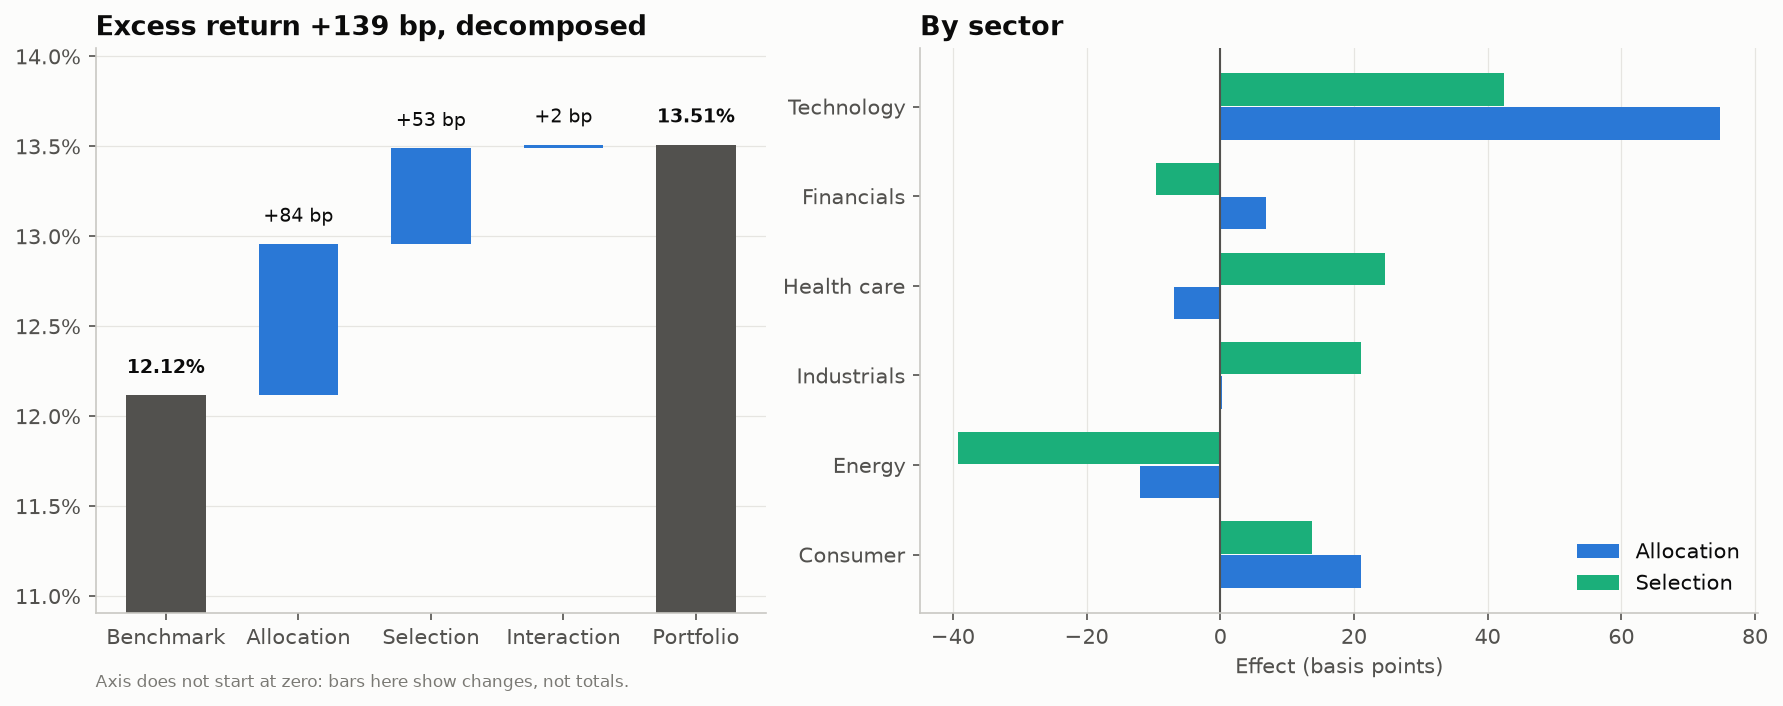

Recreate this plot in Python.
"""
Performance Attribution (Brinson)  -  family: Finance & investment

DESIGN PURPOSE
Decomposes a portfolio's excess return over its benchmark into allocation
(over- or under-weighting sectors), selection (picking better or worse
securities within sectors) and interaction effects, using the Brinson-Fachler
model. A waterfall walks from the benchmark return to the portfolio return; a
second panel shows the effects by sector, so you can see which decisions added
or cost value.

WHEN TO USE
  - Explain why a fund beat or lagged its benchmark over a period
  - Separate the value of sector calls from stock picking
  - Report to investment committees or clients

AVOID WHEN
  - Multi-period attribution without a proper linking method (effects do not
    simply add across periods)
  - Strategies that are not managed by sector weights (use factor attribution
    instead)

ALTERNATIVES
  - Factor exposure / factor attribution chart
  - Table of contribution to return by holding

EXAMPLE
A simulated one-year attribution for a fund with six sectors against its
benchmark. Not investment advice.

NOTE: Educational examples with simulated or historical data. Not investment
advice; past performance does not predict future returns.

Run:  python brinson_attribution.py
"""
import sys
from pathlib import Path

import numpy as np
import pandas as pd
import matplotlib.pyplot as plt

# Library style: categorical colors in fixed order, recessive axes, hairline grid.
PALETTE = ["#2a78d6", "#eb6834", "#1baf7a", "#eda100",
           "#e87ba4", "#008300", "#6250d6", "#e34948"]
SEQ_CMAP = "Blues"      # sequential: one hue, light -> dark
DIV_CMAP = "RdBu_r"     # diverging: two opposite hues, neutral midpoint
GRAY = "#b8b7b1"        # de-emphasised marks
plt.rcParams.update({
    "figure.figsize": (8, 4.8), "figure.dpi": 110, "figure.facecolor": "#fcfcfb",
    "axes.facecolor": "#fcfcfb", "axes.edgecolor": "#c9c8c3", "axes.linewidth": 0.8,
    "axes.spines.top": False, "axes.spines.right": False,
    "axes.grid": True, "grid.color": "#e6e5e1", "grid.linewidth": 0.6, "axes.axisbelow": True,
    "axes.prop_cycle": plt.cycler(color=PALETTE),
    "axes.titlesize": 13, "axes.titleweight": "bold", "axes.titlelocation": "left",
    "axes.labelcolor": "#52514e", "xtick.color": "#52514e", "ytick.color": "#52514e",
    "text.color": "#0b0b0b", "font.size": 10, "lines.linewidth": 2,
    "legend.frameon": False,
})

# --- Example data ------------------------------------------------------------
sectors = ["Technology", "Financials", "Health care", "Industrials", "Energy", "Consumer"]
df = pd.DataFrame({
    "w_p": [0.32, 0.12, 0.14, 0.14, 0.10, 0.18],    # portfolio weights
    "w_b": [0.25, 0.16, 0.13, 0.15, 0.08, 0.23],    # benchmark weights
    "r_p": [0.245, 0.098, 0.071, 0.132, 0.012, 0.085],   # portfolio sector returns
    "r_b": [0.228, 0.104, 0.052, 0.118, 0.061, 0.079],   # benchmark sector returns
}, index=sectors)
df

# --- Plot --------------------------------------------------------------------
R_b, R_p = (df.w_b * df.r_b).sum(), (df.w_p * df.r_p).sum()
df["allocation"] = (df.w_p - df.w_b) * (df.r_b - R_b)
df["selection"] = df.w_b * (df.r_p - df.r_b)
df["interaction"] = (df.w_p - df.w_b) * (df.r_p - df.r_b)
effects = df[["allocation", "selection", "interaction"]].sum()
assert np.isclose(effects.sum(), R_p - R_b)

fig, (ax, ax2) = plt.subplots(1, 2, figsize=(12, 4.8), gridspec_kw={"width_ratios": [1, 1.25]})
steps = [("Benchmark", R_b, "total"), ("Allocation", effects["allocation"], "fx"),
         ("Selection", effects["selection"], "fx"), ("Interaction", effects["interaction"], "fx"),
         ("Portfolio", R_p, "total")]
level = 0
for i, (lab, v, kind) in enumerate(steps):
    if kind == "total":
        ax.bar(i, v, color="#52514e", width=0.6)
        ax.text(i, v + 0.001, f"{v:.2%}", ha="center", va="bottom", fontsize=9, weight="bold")
        level = v
    else:
        ax.bar(i, v, bottom=level, color=PALETTE[0] if v >= 0 else PALETTE[1], width=0.6)
        ax.text(i, max(level, level + v) + 0.001, f"{v * 1e4:+.0f} bp", ha="center", va="bottom", fontsize=9)
        level += v
ax.set_xticks(range(len(steps)), [s[0] for s in steps])
lo = min(R_b, R_p) * 0.9
ax.set_ylim(lo, max(R_b, R_p) * 1.04)
ax.yaxis.set_major_formatter(plt.FuncFormatter(lambda v, _: f"{v:.1%}"))
ax.set_title(f"Excess return {(R_p - R_b) * 1e4:+.0f} bp, decomposed")
ax.text(0.0, -0.13, "Axis does not start at zero: bars here show changes, not totals.",
        transform=ax.transAxes, fontsize=8, color="#7a7974")
ax.grid(axis="x", visible=False)

by = df[["allocation", "selection"]] * 1e4
y = np.arange(len(by))
ax2.barh(y + 0.19, by["allocation"], height=0.36, color=PALETTE[0], label="Allocation")
ax2.barh(y - 0.19, by["selection"], height=0.36, color=PALETTE[2], label="Selection")
ax2.axvline(0, color="#52514e", linewidth=1)
ax2.set_yticks(y, by.index)
ax2.invert_yaxis()
ax2.set_xlabel("Effect (basis points)")
ax2.set_title("By sector")
ax2.legend(loc="lower right")
ax2.grid(axis="y", visible=False)
fig.tight_layout()

# --- Save / show -------------------------------------------------------------
out = Path(__file__).with_name(Path(__file__).stem + ".png")
fig.savefig(out, dpi=150, bbox_inches="tight")
print(f"saved {out}")
if "--no-show" not in sys.argv:
    plt.show()
